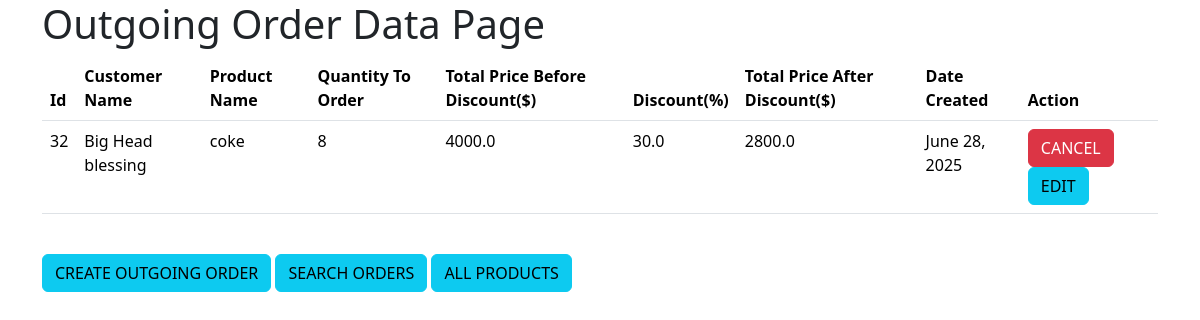
Page /alloutgoingorders (signed in) on the committed database.
### inventoryapp/models.py (models this page shows, shortened)
class OutgoingOrder(models.Model):
    productId = models.ForeignKey(Product, default=0, related_name="outgoingorder", on_delete=models.CASCADE)
    customerId = models.ForeignKey(Customer, default=0, related_name="outgoingorder", on_delete=models.CASCADE)
    quantityToOrder = models.IntegerField()
    totalPriceBeforeDiscount = models.FloatField()
    discount = models.FloatField()
    totalPriceAfterDiscount = models.FloatField()
    OrderDate = models.DateField(auto_now_add=True)

class Customer(models.Model):
    firstName = models.CharField(max_length=45)
    lastName = models.CharField(max_length=45)
    age = models.IntegerField()
    email = models.EmailField()
    phoneNumber = models.IntegerField()
    address = models.CharField(max_length=45)
    date_created = models.DateField(auto_now_add=True)
    def __str__(self):
        return self.firstName

class Product(models.Model):
    name = models.CharField(max_length=30, null=False)
    categoryId = models.ForeignKey(Category, related_name="product", on_delete=models.CASCADE)
    availableQuantity = models.IntegerField(default=0)
    unitPrice = models.FloatField(default=0)
    totalPrice = models.FloatField(default=0)
    date_created = models.DateField(auto_now_add=True)
    def __str__(self):
        return self.name

### inventoryapp/views.py (the view)
# urls.py: path('alloutgoingorders', views.alloutgoingorders, name='alloutgoingorders'),
def alloutgoingorders(request):
    orders = OutgoingOrder.objects.all()
    return render(request, "alloutgoingorders.html", context={"orders": orders})

### templates/alloutgoingorders.html (shortened to what this page needs)
<!DOCTYPE html>
<html lang="en">
<head>
     <link href="https://cdn.jsdelivr.net/npm/bootstrap@5.3.2/dist/css/bootstrap.min.css" rel="stylesheet"
>
</head>
<body>
<div class="container">
  <div class="row justify-content-center">
    <div class="col-md-20">
  <marquee><h1> Outgoing Order Data Page</h1></marquee>
        <table class="table">
          <thead>
            <tr>
                <th scope="col">Id</th>
                <th scope="col">Customer Name</th>
                <th scope="col">Product Name</th>
                <th scope="col">Quantity To Order</th>
                <th scope="col">Total Price Before Discount($)</th>
                <th scope="col">Discount(%)</th>
                <th scope="col">Total Price After Discount($)</th>
                <th scope="col">Date Created</th>
                <th scope="col">Action</th>
            </tr>
          </thead>
          <tbody>
             {% for order in orders %}
            <tr>
                <td>{{order.id}}</td>
                <td>{{order.customerId}}</td>
                <td>{{order.productId}}</td>
                <td>{{order.quantityToOrder}}</td>
                <td>{{order.totalPriceBeforeDiscount}}</td>
                <td>{{order.discount}}</td>
                <td>{{order.totalPriceAfterDiscount}}</td>
                <td>{{order.OrderDate}}</td>
                <td><a href="{% url 'confirmremoveoutgoingorder' order.id %}" class="btn btn-danger">CANCEL</a>
                    <a href="{% url 'updateoutgoingorder' order.id %}" class="btn btn-info">EDIT</a>
                </td>
            </tr>
            {% endfor %}
          </tbody>
        </table><br>
         <a href="{% url 'createoutgoingorder' %}" class="btn btn-info">CREATE OUTGOING ORDER</a>
        <a href="{% url 'searchorder' %}" class="btn btn-info">SEARCH ORDERS</a>
          <a href="{% url 'allproducts' %}" class="btn btn-info">ALL PRODUCTS</a>
        <br><br>
    </div>
  </div>
</div>
</body>
</html>

### rows in the picture
OutgoingOrder: id "32", customerId "Big Head blessing", productId "coke", quantityToOrder "8", totalPriceBeforeDiscount "4000.0", discount "30.0", totalPriceAfterDiscount "2800.0", OrderDate "June 28, 2025"
